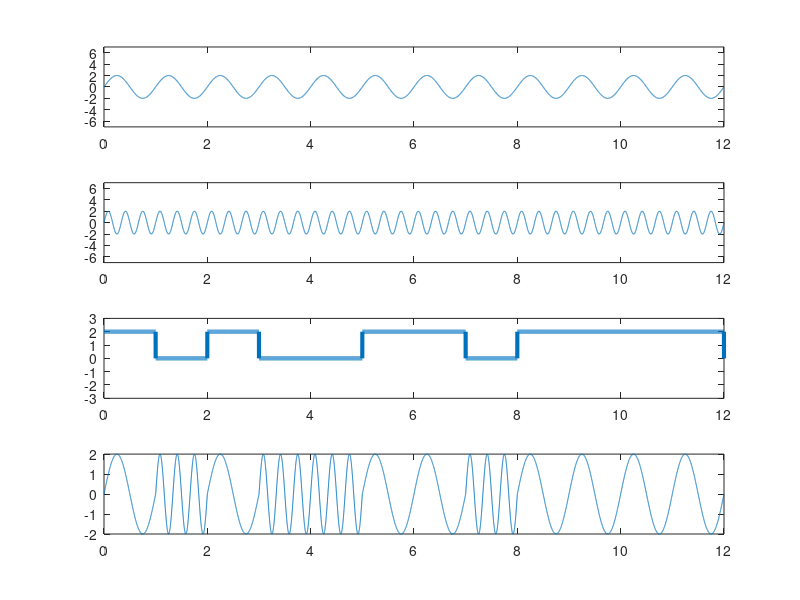

MATLAB code to generate this figure:
clc;
clear all;
close all;
am=2;
fm=1;
volt=2;
bits = [1, 0, 1, 0, 0, 1, 1, 0, 1, 1, 1, 1];
n= 1000;

T = length(bits);
t = 0:1/n:T;
f2=3;
sig1=am*sin(2*pi*fm*t);
subplot(4,1,1);
plot(t,sig1);
ylim([-7 7]);

sig2=am*sin(2*pi*f2*t);
subplot(4,1,2);
plot(t,sig2);
ylim([-7 7]);

x=zeros(1,length(t));
for i = 1:length(bits)
  if bits(i) == 1
    x((i-1)*n+1:i*n)  = volt;
 end
end

subplot(4,1,3);
plot(t, x, 'linewidth', 3);
ylim([-3, 3]);


res=zeros(1,length(t));
for i=1:T
    if bits(i) == 1
         res((i-1)*n+1:i*n)  = sig1((i-1)*n+1:i*n);
    else
        res((i-1)*n+1:i*n)  = sig2((i-1)*n+1:i*n);
    end
end
subplot(4,1,4);
plot(t,res);

%demodulation
index=0;
result=zeros(1,T);
for i=1:length(t)
    if(t(i)>index)
        index=index+1;
        if res((index-1)*n+1:index*n) == sig1((index-1)*n+1:index*n)
            result(index)=1;
        end
    end
end

disp(result);
